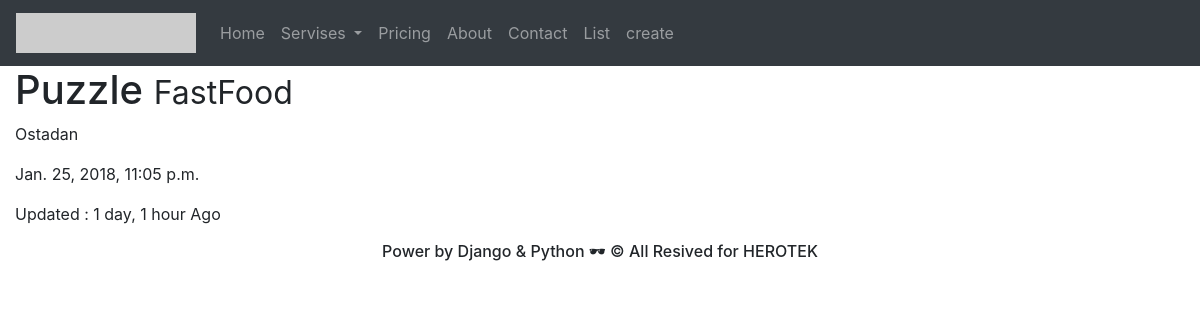
The page /restaurants/puzzle/ on the database its author committed.
### restaurants/models.py (models this page shows, shortened)
class RestaurantLocation(models.Model):
    name = models.CharField(max_length=120)
    location = models.CharField(max_length=120, null=True, blank=True)
    category = models.CharField(max_length=120, null=True, blank=True)
    timestamp = models.DateTimeField(auto_now_add=True)
    updated = models.DateTimeField(auto_now=True)
    slug = models.SlugField(null=True, blank=True)
    @property
    def title(self):
        return self.name

### restaurants/views.py (the view)
# urls.py: url(r'^restaurants/(?P<slug>[\w-]+)/$', RestaurantDetailView.as_view()),
class RestaurantDetailView(DetailView):
    queryset = RestaurantLocation.objects.all()

### restaurants/templates/restaurants/restaurantlocation_detail.html (shortened to what this page needs)
{% extends "base.html" %}
{% block content %}
<h1> {{ object.title }} <small> {{ object.category }}</small> </h1>
<p>{{ object.location }}</p>
<p>{{ object.timestamp }}</p>
<p> Updated : {{ object.updated|timesince }} Ago</p>
{% endblock content %}

### rows shown on the page
RestaurantLocation: title "Puzzle", category "FastFood", location "Ostadan", timestamp "Jan. 25, 2018, 11:05 p.m.", updated "1 day, 1 hour"
